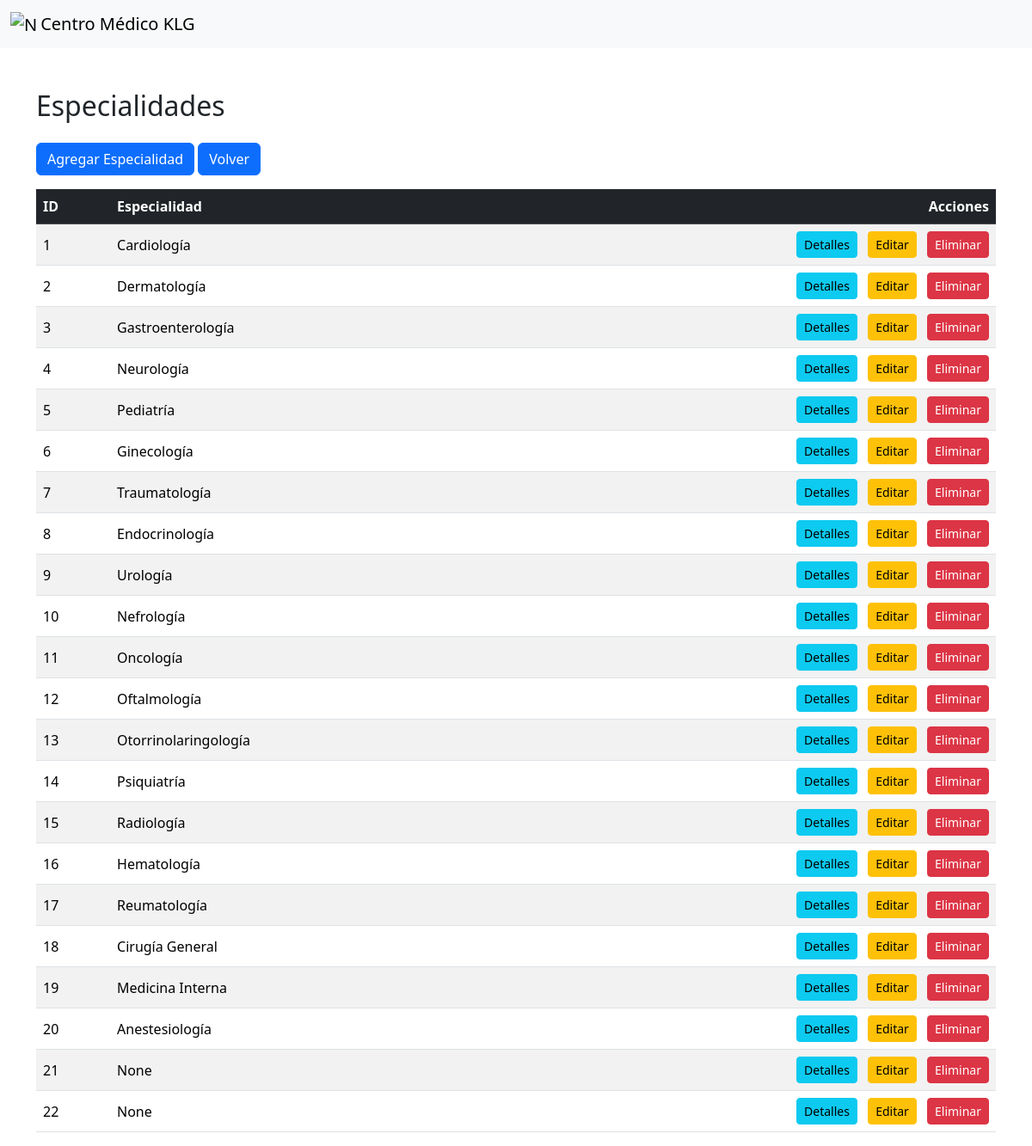
Page /especialidades/ on the earlier database version.
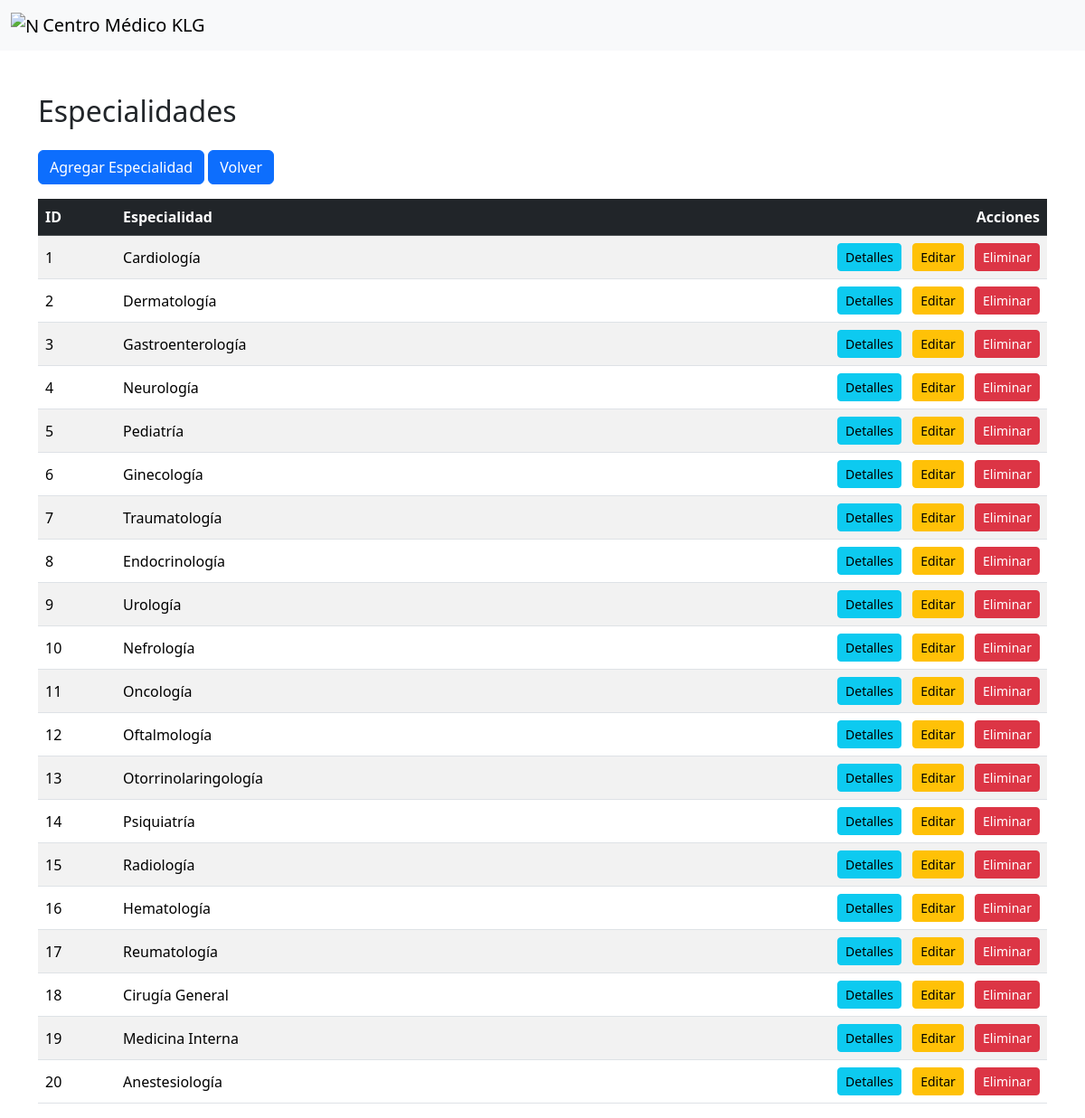
Same page on the later database version.
### App/models.py (models this page shows, shortened)
class Especialidades(models.Model):
    id_especialidad = models.AutoField(primary_key=True)
    nombre_especialidad = models.CharField(max_length=255, blank=True, null=True)

### App/views.py (the view)
# urls.py: path('especialidades/', views.especialidades_list, name='especialidades_list'),
def especialidades_list(request):
    especialidades = Especialidades.objects.all()
    return render(request, 'App/especialidades_list.html', {'especialidades_list': especialidades})

### App/templates/App/especialidades_list.html (shortened to what this page needs)
{% extends "layout/base.html" %}
{% block content %}
<div class="container mt-5">
  <h2 class="mb-4">Especialidades</h2>
  <a href="{% url 'especialidad_new' %}" class="btn btn-primary mb-3">Agregar Especialidad</a>
  <a href="{% url 'admin_menu' %}" class="btn btn-primary mb-3">Volver</a>
  <div class="table-responsive">
    <table class="table table-striped align-middle">
      <thead class="table-dark">
        <tr>
          <th scope="col">ID</th>
          <th scope="col">Especialidad</th>
          <th scope="col" style="text-align: end;">Acciones</th>
        </tr>
      </thead>
      <tbody>
        {% for especialidad in especialidades_list %}
        <tr>
          <td>{{ especialidad.id_especialidad }}</td>
          <td>{{ especialidad.nombre_especialidad }}</td>
          <td style="text-align: end;">
            <a href="{% url 'especialidad_detail' especialidad.pk %}" class="btn btn-info btn-sm me-2">Detalles</a>
            <a href="{% url 'especialidades_edit' especialidad.pk %}" class="btn btn-warning btn-sm me-2">Editar</a>
            <form action="{% url 'especialidades_delete' especialidad.pk %}" method="post" class="d-inline">
              <button type="submit" class="btn btn-danger btn-sm">Eliminar</button>
            </form>
          </td>
        </tr>
        {% endfor %}
      </tbody>
    </table>
  </div>
</div>
{% endblock %}

Differences in the rows shown:
removed Especialidades: id_especialidad "21", nombre_especialidad "None"
removed Especialidades: id_especialidad "22", nombre_especialidad "None"
